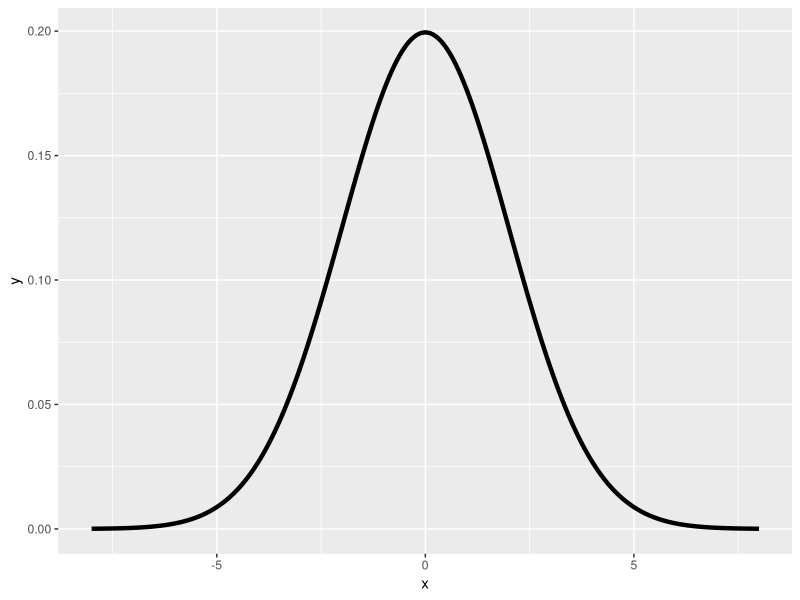

Generate this figure with R: (Note: this script raises an error after producing the figure.)
x <- seq(-8,8, length = 2000)
dat <- data.frame(x=x, y=dnorm(x,sd=2))
library(ggplot2)
g <- ggplot(dat, aes(x = x, y = y)) + geom_line(size = 1.5)+scale_y_continuous(limits=c(0,max(dat$y)))
suppressWarnings(g <- g+ layer("area",mapping = aes(x=ifelse(x>qnorm(.95,sd=2),x,NA)),
            geom_params=list(fill="red",alpha=.5)) )
suppressWarnings(print(g))

